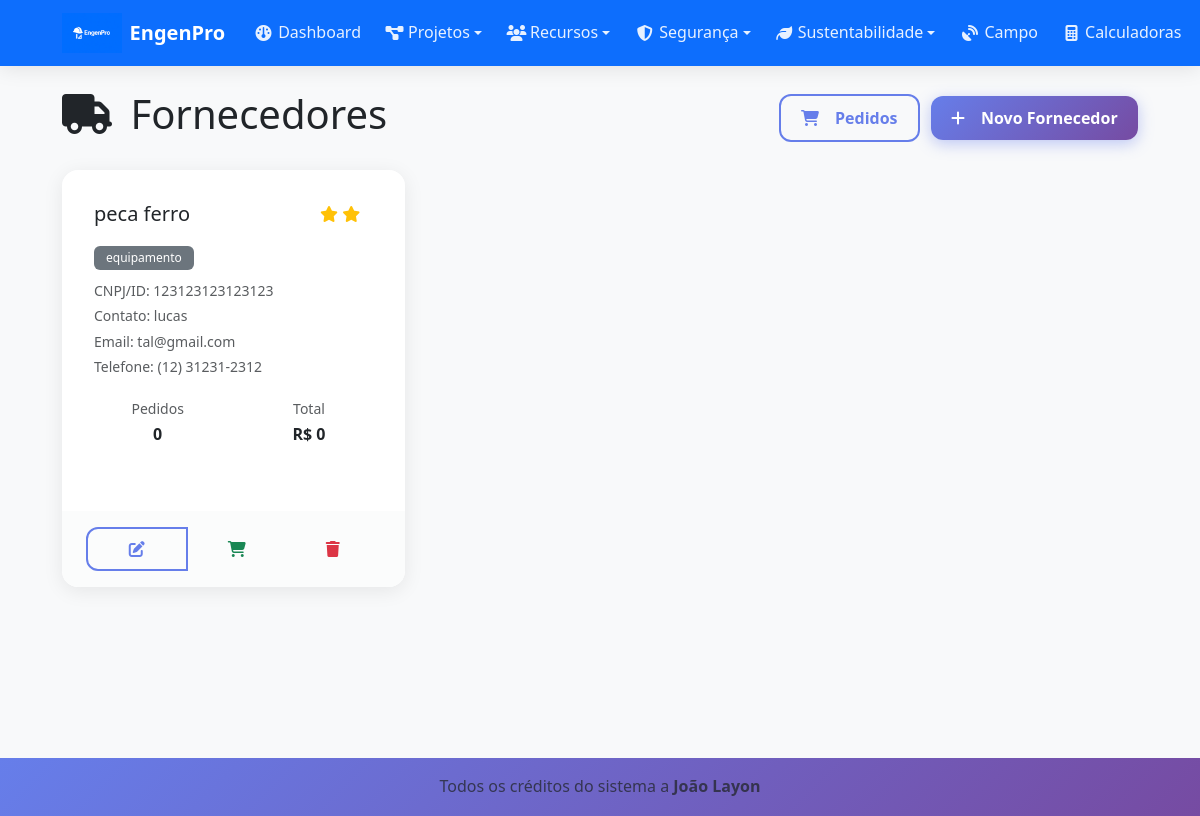
/suppliers/ (signed in), run on the app's committed database.
### tables this page shows
CREATE TABLE suppliers (
    id INTEGER PRIMARY KEY AUTOINCREMENT,
    name TEXT NOT NULL,
    cnpj_id TEXT UNIQUE,
    contact_person TEXT,
    email TEXT,
    phone TEXT,
    address TEXT,
    category TEXT,
    rating REAL DEFAULT 0,
    created_at TIMESTAMP DEFAULT CURRENT_TIMESTAMP
);

### blueprints/suppliers.py (the view)
@suppliers_bp.route('/')
def index():
    if 'user_id' not in session:
        return redirect(url_for('auth.login'))
    db = get_db()
    suppliers = db.execute(
        'SELECT * FROM suppliers ORDER BY name'
    ).fetchall()
    for supplier in suppliers:
        orders_count = db.execute(
            'SELECT COUNT(*) as count FROM purchase_orders WHERE supplier_id = ?',
            (supplier['id'],)
        ).fetchone()['count']
        total_amount = db.execute(
            'SELECT SUM(total_amount) as total FROM purchase_orders WHERE supplier_id = ?',
            (supplier['id'],)
        ).fetchone()['total'] or 0
        supplier = dict(supplier)
        supplier['orders_count'] = orders_count
        supplier['total_amount'] = total_amount
    return render_template('suppliers/index.html', suppliers=suppliers)

### blueprints/suppliers.py (called while the page is built)
def get_db():
    from flask import current_app
    return current_app.get_db()

### templates/suppliers/index.html (shortened to what this page needs)
{% extends "base.html" %}
{% block content %}
<div class="d-flex justify-content-between align-items-center mb-4">
    <h1>
        <i class="fas fa-truck me-2"></i>
        Fornecedores
    </h1>
    <div>
        <a href="{{ url_for('suppliers.orders') }}" class="btn btn-outline-primary me-2">
            <i class="fas fa-shopping-cart me-2"></i>
            Pedidos
        </a>
        <a href="{{ url_for('suppliers.new') }}" class="btn btn-primary">
            <i class="fas fa-plus me-2"></i>
            Novo Fornecedor
        </a>
    </div>
</div>
{% if suppliers %}
    <div class="row">
        {% for supplier in suppliers %}
            <div class="col-md-6 col-lg-4 mb-4">
                <div class="card h-100">
                    <div class="card-body">
                        <div class="d-flex justify-content-between align-items-start mb-3">
                            <h5 class="card-title mb-0">{{ supplier.name }}</h5>
                            {% if supplier.rating > 0 %}
                                <div class="text-warning">
                                    {% for i in range(5) %}
                                        <i class="fas fa-star{% if i >= supplier.rating %}-o{% endif %}"></i>
                                    {% endfor %}
                                </div>
                            {% endif %}
                        </div>
                        {% if supplier.category %}
                            <span class="badge bg-secondary mb-2">{{ supplier.category }}</span>
                        {% endif %}
                        <div class="mb-2">
                            {% if supplier.cnpj_id %}
                                <small class="text-muted">CNPJ/ID: {{ supplier.cnpj_id }}</small><br>
                            {% endif %}
                            {% if supplier.contact_person %}
                                <small class="text-muted">Contato: {{ supplier.contact_person }}</small><br>
                            {% endif %}
                            {% if supplier.email %}
                                <small class="text-muted">Email: {{ supplier.email }}</small><br>
                            {% endif %}
                            {% if supplier.phone %}
                                <small class="text-muted">Telefone: {{ supplier.phone }}</small>
                            {% endif %}
                        </div>
                        <div class="row text-center mt-3">
                            <div class="col-6">
                                <small class="text-muted">Pedidos</small>
                                <div class="fw-bold">{{ supplier.orders_count or 0 }}</div>
                            </div>
                            <div class="col-6">
                                <small class="text-muted">Total</small>
                                <div class="fw-bold">R$ {{ "{:,.0f}".format(supplier.total_amount or 0).replace(',', '.') }}</div>
                            </div>
                        </div>
                    </div>
                    <div class="card-footer">
                        <div class="btn-group w-100" role="group">
                            <a href="{{ url_for('suppliers.edit', id=supplier.id) }}" class="btn btn-outline-primary">
                                <i class="fas fa-edit"></i>
                            </a>
                            <a href="{{ url_for('suppliers.new_order') }}?supplier_id={{ supplier.id }}" class="btn btn-outline-success">
                                <i class="fas fa-shopping-cart"></i>
                            </a>
                            <button type="button" class="btn btn-outline-danger" onclick="confirmDelete({{ supplier.id }}, '{{ supplier.name }}')">
                                <i class="fas fa-trash"></i>
                            </button>
                        </div>
                    </div>
                </div>
            </div>
        {% endfor %}
    </div>
{% endif %}
{% endblock %}

### static/css/style.css (style rules this page uses)
:root { --primary-color: #0d6efd; --success-color: #198754; --warning-color: #ffc107; --danger-color: #dc3545; --info-color: #0dcaf0; --dark-color: #212529; --light-color: #f8f9fa; --border-radius: 0.375rem; --box-shadow: 0 0.125rem 0.25rem rgba(0, 0, 0, 0.075); --box-shadow-lg: 0 1rem 3rem rgba(0, 0, 0, 0.175); }
body { font-family: 'Segoe UI', Tahoma, Geneva, Verdana, sans-serif; background-color: #f8f9fa; line-height: 1.6; }
.card { border: none; box-shadow: var(--box-shadow); transition: all 0.3s ease; border-radius: var(--border-radius); }
.btn { border-radius: var(--border-radius); font-weight: 500; transition: all 0.3s ease; border-width: 1px; }
.btn-group .btn { transform: none; }
.badge { font-weight: 500; padding: 0.375rem 0.75rem; border-radius: var(--border-radius); }
* { box-sizing: border-box; }
html { scroll-behavior: smooth; -webkit-text-size-adjust: 100%; }
body { -webkit-overflow-scrolling: touch; touch-action: manipulation; }
.card { border: none; border-radius: 16px; box-shadow: 0 4px 20px rgba(0,0,0,0.08); transition: all 0.4s cubic-bezier(0.175, 0.885, 0.32, 1.275); overflow: hidden; margin-bottom: 1.5rem; backdrop-filter: blur(10px); background: rgba(255, 255, 255, 0.95); }
.card-body { padding: 1.5rem; }
.card-footer { background: rgba(248, 249, 250, 0.5); border: none; border-radius: 0 0 16px 16px; padding: 1rem 1.5rem; }
.btn { min-height: 44px; padding: 0.75rem 1.5rem; border-radius: 12px; font-weight: 600; border: none; position: relative; overflow: hidden; transition: all 0.3s cubic-bezier(0.175, 0.885, 0.32, 1.275); text-decoration: none; display: inline-flex; align-items: center; justify-content: center; gap: 0.5rem; font-size: 0.95rem; cursor: pointer; user-select: none; -webkit-tap-highlight-color: transparent; }
.btn::before { content: ''; position: absolute; top: 0; left: -100%; width: 100%; height: 100%; background: linear-gradient(90deg, transparent, rgba(255,255,255,0.3), transparent); transition: left 0.6s; }
.btn-primary { background: linear-gradient(135deg, #667eea 0%, #764ba2 100%); color: white; box-shadow: 0 4px 15px rgba(102, 126, 234, 0.4); }
.btn-outline-primary { border: 2px solid #667eea; color: #667eea; background: transparent; }
@media (min-width: 414px) { .btn { font-size: 1rem; } }
@media (min-width: 414px) { .card-body { padding: 1.75rem; } }
@media (min-width: 768px) { .card { margin-bottom: 2rem; } }
@media (min-width: 768px) { .card-body { padding: 2rem; } }
@media (min-width: 768px) { .btn { min-height: 40px; padding: 0.625rem 1.25rem; } }
.btn, .card, .nav-link, .dropdown-item, .table tbody tr { -webkit-tap-highlight-color: transparent; touch-action: manipulation; }
.btn, .form-control, .form-select, .nav-link { min-height: 44px; }
* { -webkit-transform: translateZ(0); transform: translateZ(0); }
.card, .btn, .navbar, .table-responsive { will-change: transform; backface-visibility: hidden; perspective: 1000px; }

### data on the page
suppliers: name "peca ferro", rating 2 (drawn), category "equipamento", cnpj_id "123123123123123", contact_person "lucas", email "tal@gmail.com", phone "(12) 31231-2312", orders_count "0", total_amount "0"
